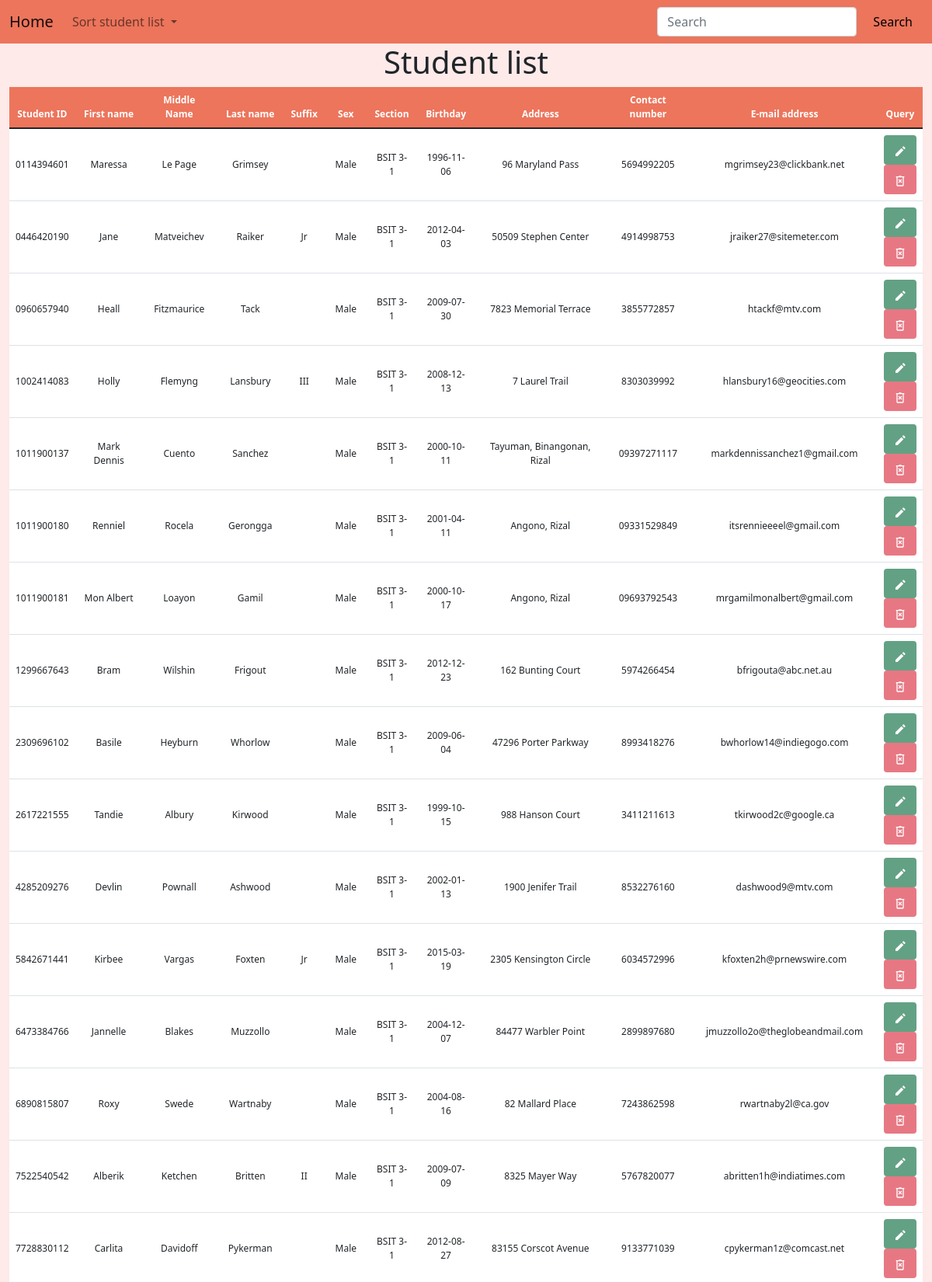
The page /controls/crud.php?sort=Student_Sex (upper part) on the database its author committed.
### tables this page shows
CREATE TABLE `tbl_student_profile` (
  `Student_ID` varchar(10) NOT NULL PRIMARY KEY,
  `Student_First_Name` varchar(50) NOT NULL,
  `Student_Middle_Name` varchar(50),
  `Student_Last_Name` varchar(50) NOT NULL,
  `Student_Suffix` varchar(10),
  `Student_Sex` enum('Male','Female') NOT NULL,
  `Student_Section` varchar(50) NOT NULL,
  `Student_Birthday` date NOT NULL,
  `Student_Address` varchar(100) NOT NULL,
  `Student_Contact_Number` varchar(11) NOT NULL,
  `Student_Email_Address` varchar(50) NOT NULL,
  `is_archive` boolean NOT NULL DEFAULT false
);

### functions/functions.php (called while the page is built, shortened)
<?php
function view($name, $contents = ''){
    require(APP_PATH . "page/layout-page.php");
}

### controls/crud.php (called while the page is built, shortened)
<?php
$view_bag = [
    'title' => 'Student Database',
    'heading' => 'Student list'
];
$records = Data::get_student_records();
if (is_get()) {
    if (isset($_GET['sort'])) {
        $sort = $_GET['sort'];
        $records = Data::sort_by($sort);
    }
}
view('crud', $records);

### functions/data/mysql.class.php (called while the page is built, shortened)
<?php
class MySqlDataProvider {
    public function __construct($source) {
        $this->source = $source;
    }
    public function sort_by($sort) {
        $pdo = $this->connect();
        $smt = $pdo->query("SELECT * FROM tbl_student_profile WHERE is_archive = false ORDER BY $sort");
        $data = $smt->fetchAll(PDO::FETCH_CLASS, 'StudentProfile');
        return $data;
    }
    private function connect() {
        try {
            return new PDO($this->source, CONFIG['db_user'], CONFIG['db_password']);
        } catch (PDOException $e) {
            return null;
        }
    }
}

### functions/data/static.class.php (called while the page is built, shortened)
<?php
class Data {
    static private $mdp;
    static public function init(MySqlDataProvider $mdp){
        return self::$mdp = $mdp;
    }
    static public function sort_by($sort){
        return self::$mdp->sort_by($sort);
    }
}

### page/crud-page.php (the view, shortened to what this page needs)
<div class="container-fluid">
    <h1 class="text-center align-middle"><?= $view_bag['heading'] ?></h1>
</div>
<div class="container-fluid container-table">
    <table class="table table-hover text-center align-middle" id="table">
        <thead>
            <tr>
                <th scope="col" id="id">Student ID</th>
                <th scope="col" id="fname">First name</th>
                <th scope="col" id="mname">Middle Name</th>
                <th scope="col" id="lname">Last name</th>
                <th scope="col" id="suffix">Suffix</th>
                <th scope="col" id="section">Sex</th>
                <th scope="col" id="sex">Section</th>
                <th scope="col" id="bday">Birthday</th>
                <th scope="col" id="address">Address</th>
                <th scope="col" id="number">Contact number</th>
                <th scope="col" id="email">E-mail address</th>
                <th scope="col" id="query">Query</th>
            </tr>
        </thead>
        <tbody>
            <?php foreach ($contents as $object) : ?>
                <tr>
                    <td><?= $object->Student_ID ?></td>
                    <td><?= $object->Student_First_Name ?></td>
                    <td><?= $object->Student_Middle_Name ?></td>
                    <td><?= $object->Student_Last_Name ?></td>
                    <td><?= $object->Student_Suffix ?></td>
                    <td><?= $object->Student_Sex ?></td>
                    <td><?= $object->Student_Section ?></td>
                    <td><?= $object->Student_Birthday ?></td>
                    <td><?= $object->Student_Address ?></td>
                    <td><?= $object->Student_Contact_Number ?></td>
                    <td><?= $object->Student_Email_Address ?></td>
                    <td>
                        <a class="btn button-edit-bg" type="submit" data-bs-toggle="modal" data-bs-target="#showEditModal">
                        </a>
                        <br>
                        <a class="btn button-delete-bg" data-bs-toggle="modal" data-bs-target="#showDeleteModal">
                        </a>
                    </td>
                </tr>
            <?php endforeach ?>
        </tbody>
    </table>
</div>

### css/stylesheet-crud.css (style rules this page uses)
body { background-color: #fdeae9; }
.container-table thead { background-color: #ec755c; color: white; }
.button-edit-bg { background-color: #63a184; }
.button-delete-bg { background-color: #e77883; }
table { background-color: white; }
tr { font-size: 30px; font-size: 1vw; }

### rows shown on the page
tbl_student_profile: Student_ID "0114394601", Student_First_Name "Maressa", Student_Middle_Name "Le Page", Student_Last_Name "Grimsey", Student_Sex "Male", Student_Section "BSIT 3-1", Student_Birthday "1996-11-06", Student_Address "96 Maryland Pass", Student_Contact_Number "5694992205", Student_Email_Address "mgrimsey23@clickbank.net"
tbl_student_profile: Student_ID "0446420190", Student_First_Name "Jane", Student_Middle_Name "Matveichev", Student_Last_Name "Raiker", Student_Suffix "Jr", Student_Sex "Male", Student_Section "BSIT 3-1", Student_Birthday "2012-04-03", Student_Address "50509 Stephen Center", Student_Contact_Number "4914998753", Student_Email_Address "jraiker27@sitemeter.com"
tbl_student_profile: Student_ID "0960657940", Student_First_Name "Heall", Student_Middle_Name "Fitzmaurice", Student_Last_Name "Tack", Student_Sex "Male", Student_Section "BSIT 3-1", Student_Birthday "2009-07-30", Student_Address "7823 Memorial Terrace", Student_Contact_Number "3855772857", Student_Email_Address "htackf@mtv.com"
tbl_student_profile: Student_ID "1002414083", Student_First_Name "Holly", Student_Middle_Name "Flemyng", Student_Last_Name "Lansbury", Student_Suffix "III", Student_Sex "Male", Student_Section "BSIT 3-1", Student_Birthday "2008-12-13", Student_Address "7 Laurel Trail", Student_Contact_Number "8303039992", Student_Email_Address "hlansbury16@geocities.com"
tbl_student_profile: Student_ID "1011900137", Student_First_Name "Mark Dennis", Student_Middle_Name "Cuento", Student_Last_Name "Sanchez", Student_Sex "Male", Student_Section "BSIT 3-1", Student_Birthday "2000-10-11", Student_Address "Tayuman, Binangonan, Rizal", Student_Contact_Number "09397271117", Student_Email_Address "markdennissanchez1@gmail.com"
tbl_student_profile: Student_ID "1011900180", Student_First_Name "Renniel", Student_Middle_Name "Rocela", Student_Last_Name "Gerongga", Student_Sex "Male", Student_Section "BSIT 3-1", Student_Birthday "2001-04-11", Student_Address "Angono, Rizal", Student_Contact_Number "09331529849", Student_Email_Address "itsrennieeeel@gmail.com"
tbl_student_profile: Student_ID "1011900181", Student_First_Name "Mon Albert", Student_Middle_Name "Loayon", Student_Last_Name "Gamil", Student_Sex "Male", Student_Section "BSIT 3-1", Student_Birthday "2000-10-17", Student_Address "Angono, Rizal", Student_Contact_Number "09693792543", Student_Email_Address "mrgamilmonalbert@gmail.com"
tbl_student_profile: Student_ID "1299667643", Student_First_Name "Bram", Student_Middle_Name "Wilshin", Student_Last_Name "Frigout", Student_Sex "Male", Student_Section "BSIT 3-1", Student_Birthday "2012-12-23", Student_Address "162 Bunting Court", Student_Contact_Number "5974266454", Student_Email_Address "bfrigouta@abc.net.au"
tbl_student_profile: Student_ID "2309696102", Student_First_Name "Basile", Student_Middle_Name "Heyburn", Student_Last_Name "Whorlow", Student_Sex "Male", Student_Section "BSIT 3-1", Student_Birthday "2009-06-04", Student_Address "47296 Porter Parkway", Student_Contact_Number "8993418276", Student_Email_Address "bwhorlow14@indiegogo.com"
tbl_student_profile: Student_ID "2617221555", Student_First_Name "Tandie", Student_Middle_Name "Albury", Student_Last_Name "Kirwood", Student_Sex "Male", Student_Section "BSIT 3-1", Student_Birthday "1999-10-15", Student_Address "988 Hanson Court", Student_Contact_Number "3411211613", Student_Email_Address "tkirwood2c@google.ca"
tbl_student_profile: Student_ID "4285209276", Student_First_Name "Devlin", Student_Middle_Name "Pownall", Student_Last_Name "Ashwood", Student_Sex "Male", Student_Section "BSIT 3-1", Student_Birthday "2002-01-13", Student_Address "1900 Jenifer Trail", Student_Contact_Number "8532276160", Student_Email_Address "dashwood9@mtv.com"
tbl_student_profile: Student_ID "5842671441", Student_First_Name "Kirbee", Student_Middle_Name "Vargas", Student_Last_Name "Foxten", Student_Suffix "Jr", Student_Sex "Male", Student_Section "BSIT 3-1", Student_Birthday "2015-03-19", Student_Address "2305 Kensington Circle", Student_Contact_Number "6034572996", Student_Email_Address "kfoxten2h@prnewswire.com"
tbl_student_profile: Student_ID "6473384766", Student_First_Name "Jannelle", Student_Middle_Name "Blakes", Student_Last_Name "Muzzollo", Student_Sex "Male", Student_Section "BSIT 3-1", Student_Birthday "2004-12-07", Student_Address "84477 Warbler Point", Student_Contact_Number "2899897680", Student_Email_Address "jmuzzollo2o@theglobeandmail.com"
tbl_student_profile: Student_ID "6890815807", Student_First_Name "Roxy", Student_Middle_Name "Swede", Student_Last_Name "Wartnaby", Student_Sex "Male", Student_Section "BSIT 3-1", Student_Birthday "2004-08-16", Student_Address "82 Mallard Place", Student_Contact_Number "7243862598", Student_Email_Address "rwartnaby2l@ca.gov"
tbl_student_profile: Student_ID "7522540542", Student_First_Name "Alberik", Student_Middle_Name "Ketchen", Student_Last_Name "Britten", Student_Suffix "II", Student_Sex "Male", Student_Section "BSIT 3-1", Student_Birthday "2009-07-09", Student_Address "8325 Mayer Way", Student_Contact_Number "5767820077", Student_Email_Address "abritten1h@indiatimes.com"
tbl_student_profile: Student_ID "7728830112", Student_First_Name "Carlita", Student_Middle_Name "Davidoff", Student_Last_Name "Pykerman", Student_Sex "Male", Student_Section "BSIT 3-1", Student_Birthday "2012-08-27", Student_Address "83155 Corscot Avenue", Student_Contact_Number "9133771039", Student_Email_Address "cpykerman1z@comcast.net"

### other values the page prints
$view_bag['heading'] "Student list"
